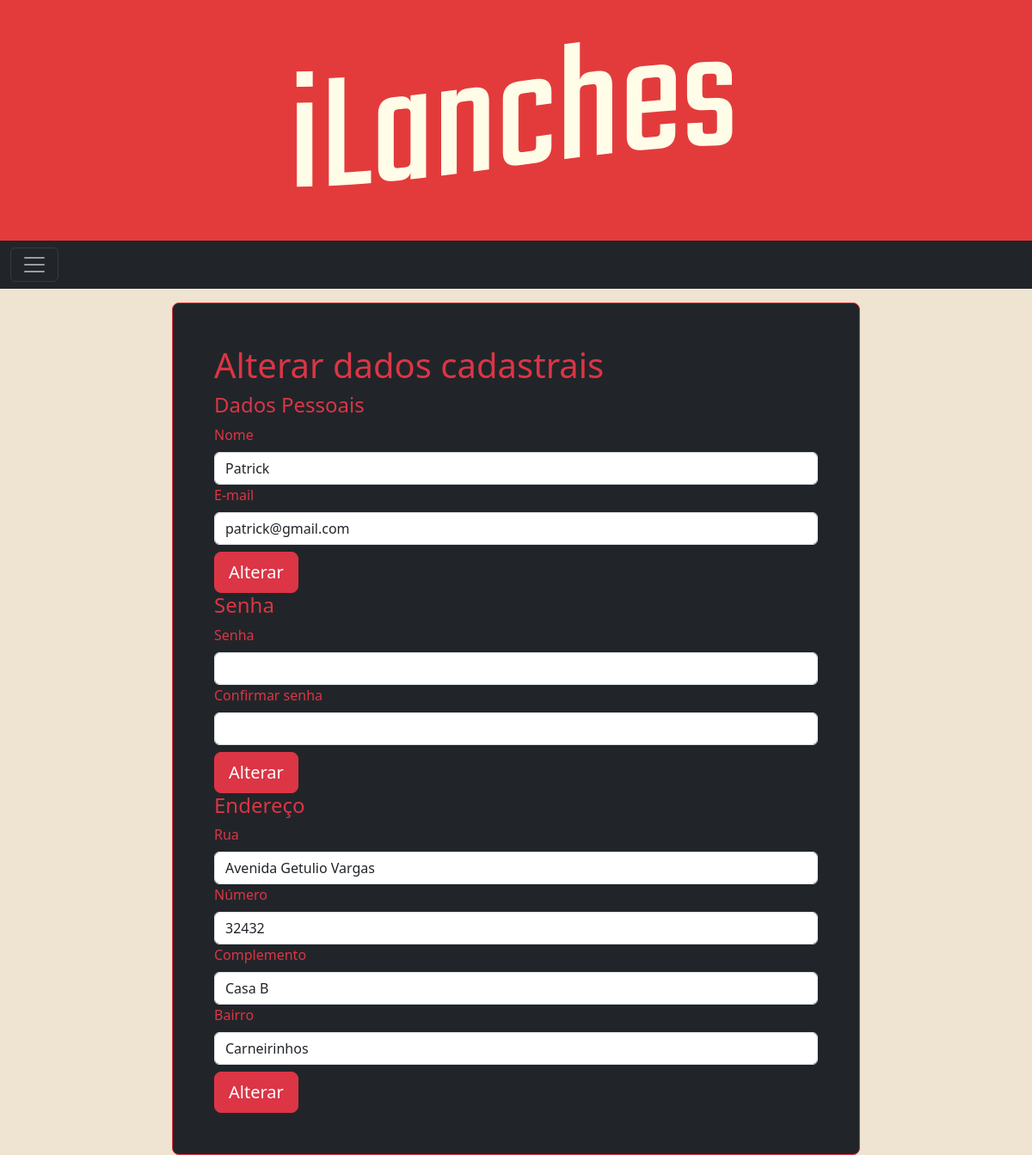
The page /Hamburgueria/php/cliente/alterar_dados.php (signed in) on the database its author committed.
### tables this page shows
CREATE TABLE `usuario` (
  `id` int(11) NOT NULL,
  `nome` varchar(70) NOT NULL,
  `email` varchar(70) NOT NULL,
  `senha` varchar(40) NOT NULL,
  `rua` varchar(70) NOT NULL,
  `numero` int(6) NOT NULL,
  `complemento` varchar(70) NOT NULL,
  `bairro` varchar(70) NOT NULL
);

### Hamburgueria/php/cliente/alterar_dados.php (the view, shortened to what this page needs)
<?php
include("db_connect.php");
$username = $_SESSION['username'];
$query = "SELECT * FROM usuario WHERE email = '$username'";
$result = mysqli_query($conn, $query);
$user = mysqli_fetch_assoc($result);
?>
<!DOCTYPE html>
<html lang="en">
<head>
    <link href="https://cdn.jsdelivr.net/npm/bootstrap@5.3.0-alpha1/dist/css/bootstrap.min.css" rel="stylesheet">
    <link rel="stylesheet" href="../../css/style.css">
</head>
<body>
<div class="titulo mx-auto">
        <img src="../../images/titulo.png" alt="iLanches Titulo" >
    </div>
    <div><nav class="navbar navbar-dark bg-dark">
  <div class="container-fluid">
    <button class="navbar-toggler" type="button" data-bs-toggle="offcanvas" data-bs-target="#offcanvasDarkNavbar" aria-controls="offcanvasDarkNavbar">
      <span class="navbar-toggler-icon"></span>
    </button>
  </div>
</nav></div>
<div class="col-md-10  mx-auto mt-3 col-lg-8">
 <div  class="p-4 p-md-5 border border-danger rounded-3 bg-dark">
    <h1 class="text-danger">Alterar dados cadastrais</h1>
    <h4 class="text-danger">Dados Pessoais</h4>
    <form action="<?php echo $_SERVER['PHP_SELF']; ?>" method="post">
        <label for="nome"class="form-label text-danger">Nome</label >
        <input type="text" name="nome" id="nome" value="<?php echo $user['nome']; ?>" class="form-control">
        <label for="email" class="form-label text-danger">E-mail</label >
        <input type="email" name="email" id="email" value="<?php echo $user['email']; ?>" class="form-control">
        <input type="submit" name="alterarDadosPessoais" value="Alterar" class="mt-2 btn btn-lg btn-danger">
    </form>
    <h4 class="text-danger">Senha</h4>
    <form action="<?php echo $_SERVER['PHP_SELF']; ?>" method="post" class="">
        <label for="senha" class="form-label text-danger">Senha</label >
        <input type="password" name="senha" id="senha" class="form-control">
        <label for="senha2" class="form-label text-danger">Confirmar senha</label>
        <input type="password" name="senha2" id="senha2" class="form-control">
        <input type="submit" name="alterarSenha" value="Alterar" class="mt-2 btn btn-lg btn-danger">
    </form>
    <h4 class="text-danger">Endereço </h4>
    <form action="<?php echo $_SERVER['PHP_SELF']; ?>" method="post">
        <label for="rua" class="form-label text-danger" >Rua</label>
        <input type="text" name="rua" id="rua" class="form-control" value="<?php echo $user['rua']; ?>">
        <label for="numero" class="form-label text-danger">Número</label>
        <input type="text" name="numero" id="numero" class="form-control" value="<?php echo $user['numero']; ?>">
        <label for="complemento" class="form-label text-danger">Complemento</label>
        <input type="text" name="complemento" id="complemento" class="form-control" value="<?php echo $user['complemento']; ?>">
        <label for="bairro" class="form-label text-danger">Bairro</label>
        <input type="text" name="bairro" id="bairro" class="form-control" value="<?php echo $user['bairro']; ?>">
        <input type="submit" name="alterarEndereco" value="Alterar" class="mt-2 btn btn-lg btn-danger">
    </form>
</div>
</div>
</body>
</html>

### Hamburgueria/css/style.css (style rules this page uses)
* { margin:0; padding:0; border:0; }
body { background-color: #efe3d1; }
.titulo { height: 35vh; display:flex; align-items: center; justify-content: center; background-color: #e33b3b; }

### rows shown on the page
usuario: nome "Patrick", email "patrick@gmail.com", rua "Avenida Getulio Vargas", numero "32432", complemento "Casa B", bairro "Carneirinhos"
